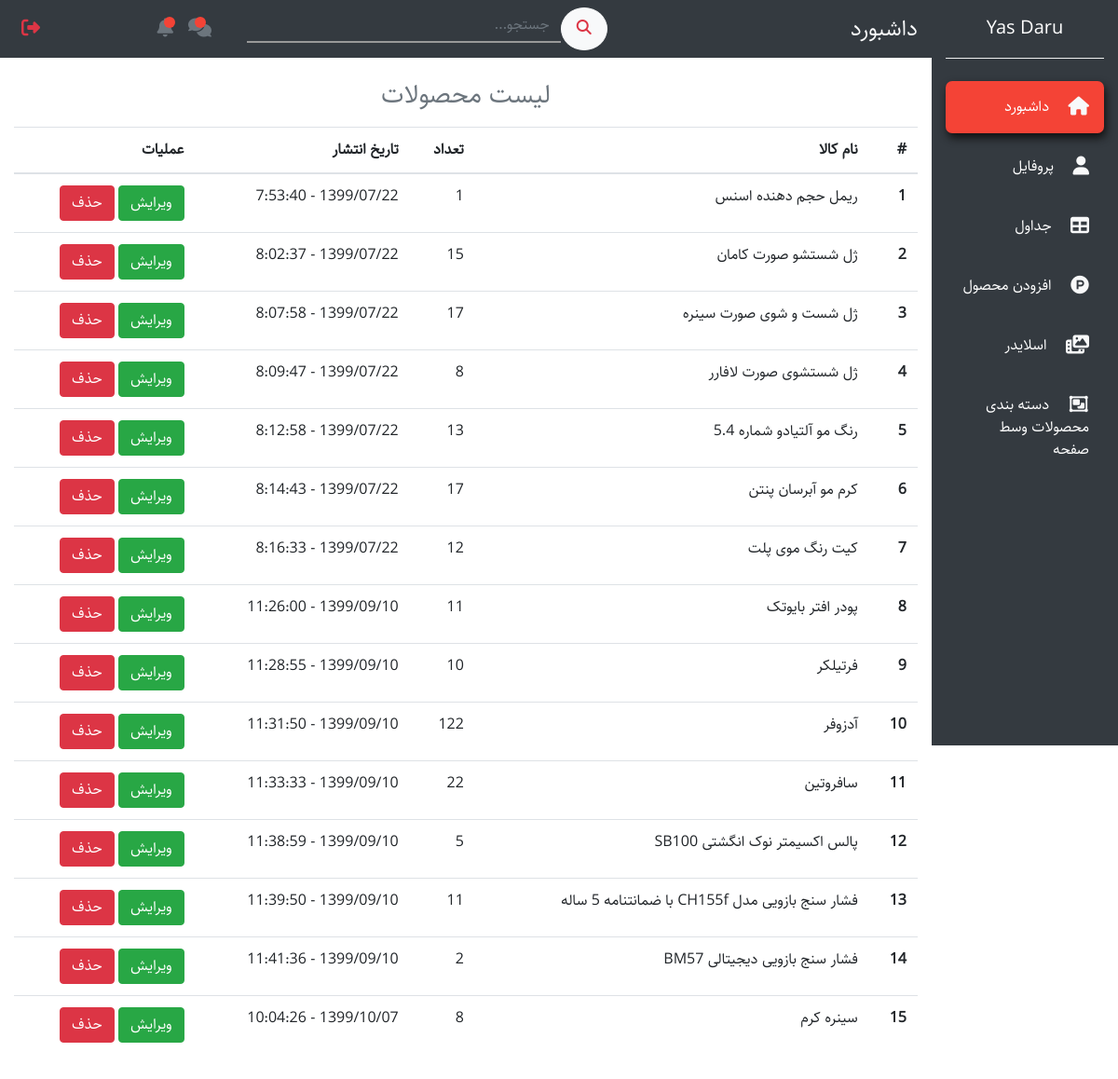
The page /dashboard/tables/ (signed in) on the database as committed earlier.
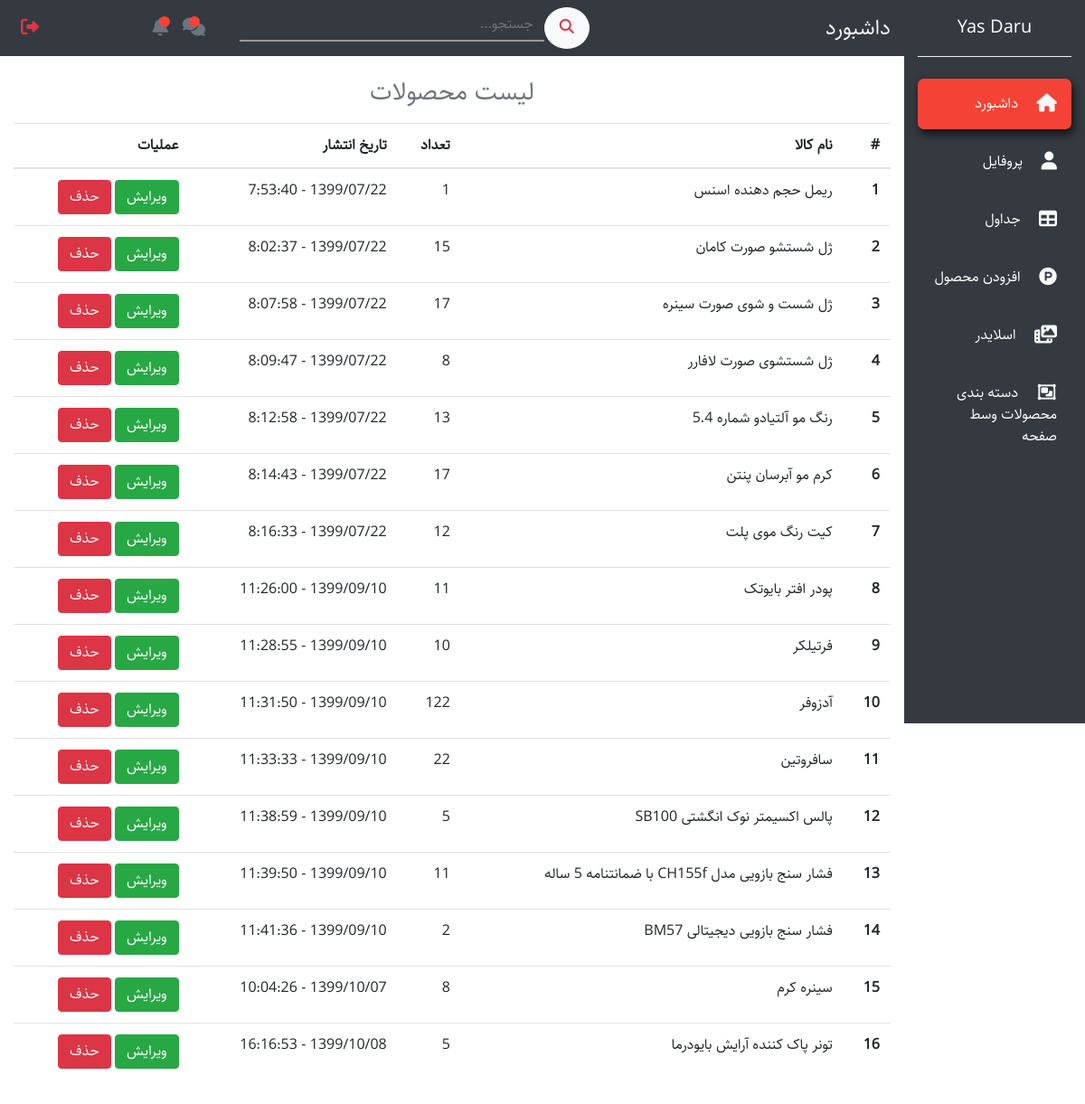
The same page on the database as committed later.
### products/models.py (models this page shows, shortened)
class Product(models.Model):
    english_title       = models.CharField(max_length=200)
    persian_title       = models.CharField(max_length=200)
    brand_name          = models.CharField(max_length=200)
    price               = models.DecimalField(decimal_places=0, max_digits=30, default=100000)
    quantity            = models.PositiveIntegerField(default='1')
    slug                = models.SlugField(max_length=250, blank=True, null=True)
    active              = models.BooleanField(default=True)
    featured            = models.BooleanField(default=False)
    image               = models.ImageField(upload_to='products_pics', null=True, blank=True)
    date                = models.CharField(max_length=200, default=shamsi_date)
    category            = models.ForeignKey(Category, models.SET_NULL, null=True, blank=True)
    sub_category        = models.ForeignKey(SubCategory, models.SET_NULL, null=True, blank=True)
    description         = models.ForeignKey(StandardDescription, models.SET_NULL, null=True, blank=True)
    image_medium = ImageSpecField(source='image',
                                  processors=[Thumbnail(120, 120)],
                                  format='JPEG',
                                  options={'quality': 60})
    image_small = ImageSpecField(source='image',
                                 processors=[Thumbnail(50, 50)],
                                 format='JPEG',
                                 options={'quality': 60})

### dashboard/views.py (the view)
# urls.py: path('tables/', tables, name='tables'),
@staff_member_required
def tables(request):
    products = Product.objects.all()
    return render(request, 'dashboard/tables.html', {'products': products})

### A/dateconverter.py (called while the page is built)
def gLeapYear(y):
    if (y % 4 == 0) and ((y % 100 != 0) or (y % 400 == 0)):
        return True
    else:
        return False

### A/utils.py (called while the page is built)
def shamsi_date():
    now    = datetime.datetime.now()
    year   = now.year
    month  = now.month
    day    = now.day
    hour   = now.hour
    minute = now.minute
    second = now.second
    if len(str(day)) == 1:
        day = "0" + str(day)
    if len(str(month)) == 1:
        month = "0" + str(month)
    if len(str(minute)) == 1:
        minute = "0" + str(minute)
    if len(str(second)) == 1:
        second = "0" + str(second)
    stoday   = shamsiDate(int(year), int(month), int(day))
    clocknow = str(hour) +":"+ str(minute) +":"+ str(second)
    return f'{stoday} - {clocknow}'

### accounts/models.py (called while the page is built)
    @property
    def is_staff(self):
        return self.is_admin

### carts/models.py (called while the page is built)
def pre_save_cart_receiver(sender, instance, *args, **kwargs):
    if instance.subtotal > 0:
        instance.total = instance.subtotal + 0
    else:
        instance.total = 0.00

    def new(self, user=None):
        user_obj = None
        if user is not None:
            if user.is_authenticated:
                user_obj = user
        return self.model.objects.create(user=user_obj)

### dashboard/templates/dashboard/tables.html
{% extends 'dashboard/base.html' %}
{% block content %}
  <section id="tables1">
    <div class="container-fluid">
      <div class="row mb-5">
        <div class="col-xl-10 col-lg-9 col-md-8 mr-auto">
          <div class="row">
            <div class="col-12">
              <h3 class="text-muted text-center mb-3">لیست محصولات</h3>
            </div>
            <div class="col-12">
              <table class="table">
                <thead>
                  <tr>
                    <th scope="col">#</th>
                    <th scope="col">نام کالا</th>
                    <th scope="col">تعداد</th>
                    <th scope="col">تاریخ انتشار</th>
                    <th scope="col">عملیات</th>
                  </tr>
                </thead>
                <tbody>
                  {% for product in products %}
                  <tr>
                      <th scope="row">{{ forloop.counter }}</th>
                      <td>{{ product.persian_title }}</td>
                      <td>{{ product.quantity }}</td>
                      <td>{{ product.date }}</td>
                      <td>
                        <a class="btn btn-success" href="{% url 'dashboard:edit-product' product.pk %}">ویرایش</a>
                        <a class="btn btn-danger" href="{% url 'dashboard:delete-product' product.pk %}">حذف</a>
                      </td>
                  </tr>
                  {% endfor %}
                </tbody>
              </table>
            </div>
          </div>
        </div>
      </div>
    </div>
  </section>
{% endblock %}

Rows that differ between the two databases and show on the page:
added Product: persian_title "تونر پاک کننده آرایش بایودرما", quantity "5", date "1399/10/08 - 16:16:53"
